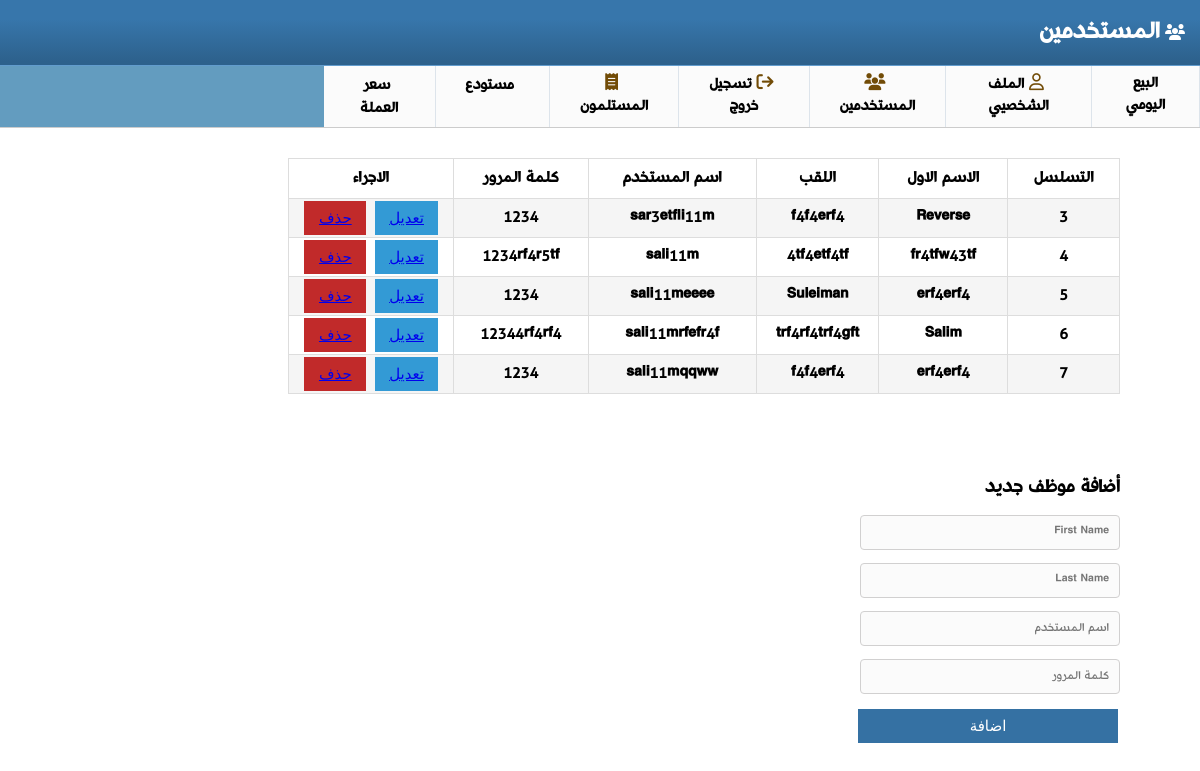
The app's page /users/ (signed in), older data.
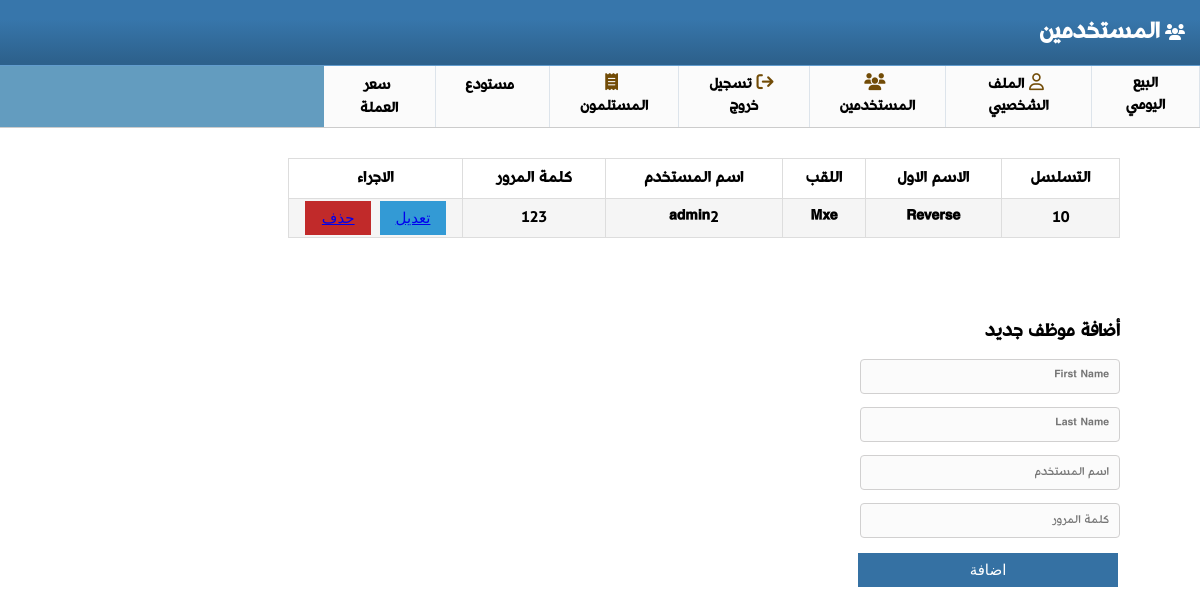
The same page, newer data.
### users/models.py (models this page shows)
class User(AbstractUser):
    first_name = models.CharField(max_length=100)
    last_name = models.CharField(max_length=100)
    pass_entry = models.CharField(max_length=50)
    phone_number = models.CharField(max_length=100)
    USERNAME_FIELD = 'username'
    REQUIRED_FIELDS = []
    is_blocked = models.BooleanField(default=False)
    is_employee =  models.BooleanField(default=True)
    is_admin =  models.BooleanField(default=False)

### users/views.py (the view)
# urls.py: path('', Users),
@login_required
def Users(request):
    users = User.objects.filter(is_admin=False)
    return render(request, 'users/users.html', {'employees': users})

### templates/users/users.html (shortened to what this page needs)
{% extends "base.html" %}
{% block header %}
المستخدمين
{% endblock header %}
{% load static %}
{% block content %}
        <div class="container">
           <table>
                    <tr>
                        <th>التسلسل</th>
                        <th>الاسم الاول
                        </th>
                        <th>اللقب</th>
                         <th>اسم المستخدم</th>
                        <th>كلمة المرور</th>
                          {% if request.user.is_admin  %}
                        <th>الاجراء</th>
                        {% endif  %}
                    </tr>
                    {% for employee in employees  %}
                        <tr>
                        <td>{{employee.id}}</td>
                        <td>{{employee.first_name}}</td>
                        <td>{{employee.last_name}}</td>
                        <td>{{employee.username}}</td>
                         <td>{{employee.pass_entry}}</td>
                           {% if request.user.is_admin  %}
                        <td>
                            <button class="edit">
                            <a href="/users/edit/{{employee.id}}/">
                                تعديل
                            </a>
                            </button>
                            <button class="delete"><a href="/users/delete/{{employee.id}}/">
                                حذف
                            </a></button>
                        </td>
                        {% endif  %}
                    </tr>
                    {% endfor  %}
           </table>
        </div>
            <div class="container">
                <div class="addnew-user customer-details">
                          {% if request.user.is_admin  %}
                          <h3>أضافة موظف جديد</h3>
                        <form action="/users/add/" method="post">
                            <div class="form-control">
                                <input type="text" placeholder="First Name" name="first_name" />
                            </div>
                            <div class="form-control">
                                <input type="text" placeholder="Last Name" name="last_name" />
                            </div>
                            <div class="form-control">
                                <input type="text" placeholder="اسم المستخدم" name="username" />
                            </div>
                            <div class="form-control">
                                <input type="password" placeholder="كلمة المرور" name="pass_entry" />
                            </div>
                            <button>اضافة</button>
                        </form>
                        {% endif  %}
                </div>
            </div>
{% endblock content %}

Row changes from the older to the newer data that the page shows:
removed User: id "3", first_name "Reverse", last_name "f4f4erf4", username "sar3etfli11m", pass_entry "1234"
removed User: id "4", first_name "fr4tfw43tf", last_name "4tf4etf4tf", username "sali11m", pass_entry "1234rf4r5tf"
removed User: id "5", first_name "erf4erf4", last_name "Suleiman", username "sali11meeee", pass_entry "1234"
removed User: id "6", first_name "Salim", last_name "trf4rf4trf4gft", username "sali11mrfefr4f", pass_entry "12344rf4rf4"
removed User: id "7", first_name "erf4erf4", last_name "f4f4erf4", username "sali11mqqww", pass_entry "1234"
added User: id "10", first_name "Reverse", last_name "Mxe", username "admin2", pass_entry "123"
